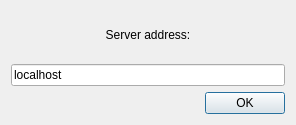
<?xml version="1.0" encoding="UTF-8"?>
<ui version="4.0">
 <class>Dialog</class>
 <widget class="QDialog" name="Dialog">
  <property name="geometry">
   <rect>
    <x>0</x>
    <y>0</y>
    <width>296</width>
    <height>125</height>
   </rect>
  </property>
  <property name="windowTitle">
   <string>Video Streamer</string>
  </property>
  <layout class="QVBoxLayout" name="verticalLayout" stretch="100,0,0">
   <item>
    <widget class="QLabel" name="label">
     <property name="text">
      <string>Server address:</string>
     </property>
     <property name="alignment">
      <set>Qt::AlignCenter</set>
     </property>
    </widget>
   </item>
   <item>
    <widget class="QLineEdit" name="host_edit">
     <property name="text">
      <string>localhost</string>
     </property>
    </widget>
   </item>
   <item>
    <layout class="QHBoxLayout" name="horizontalLayout">
     <property name="topMargin">
      <number>0</number>
     </property>
     <item>
      <spacer name="horizontalSpacer">
       <property name="orientation">
        <enum>Qt::Horizontal</enum>
       </property>
       <property name="sizeHint" stdset="0">
        <size>
         <width>40</width>
         <height>20</height>
        </size>
       </property>
      </spacer>
     </item>
     <item>
      <widget class="QPushButton" name="button">
       <property name="maximumSize">
        <size>
         <width>100</width>
         <height>16777215</height>
        </size>
       </property>
       <property name="text">
        <string>OK</string>
       </property>
      </widget>
     </item>
    </layout>
   </item>
  </layout>
 </widget>
 <resources/>
 <connections/>
</ui>
